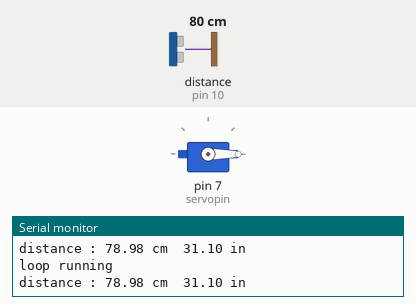
Recording of a sketch running on a simulated Arduino Uno, built with avr-gcc and run on an emulated ATmega328P. On the bench: servo, the last lines printed to the serial monitor. Wiring (inferred from the names in the program): ultrasonic range finder: trigger pin 9; echo pin 10. The test bench sets the inputs (shaded band); at power-on: distance to the obstacle (sensor on pin 10) 80 cm. The echo pulse lasts 58.3 µs per cm.

Above: at 1.2 s.
1.3 s: distance to the obstacle (sensor on pin 10) set to 17 cm
2.8 s: distance to the obstacle (sensor on pin 10) set to 14 cm
At 4.0 s:
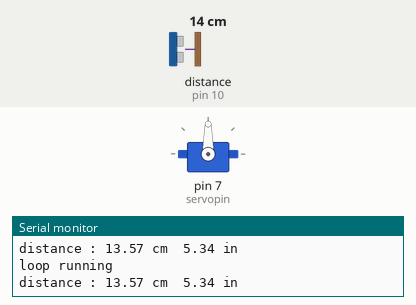
4.3 s: distance to the obstacle (sensor on pin 10) set to 18 cm
At 5.6 s:
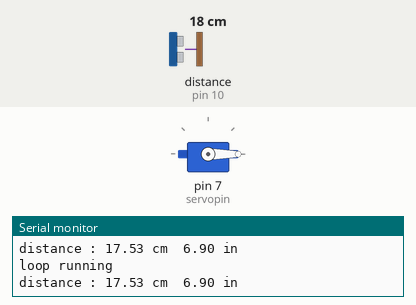
Timing chart, 0 to 7.3 s (numbered marks = the images above; inputs shaded):
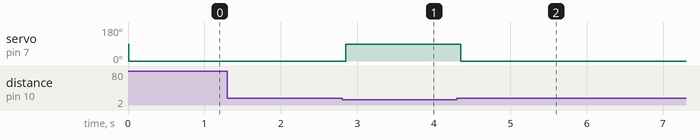

Measured:
- the behaviour switches between 16 and 15 cm on distance to the obstacle (sensor on pin 10) (found by bisection; images 0 and 1)
- after the input at 2.8 s, servo on pin 7 (servopin): 0° → 90° after 0.05 s
- after the input at 4.3 s, servo on pin 7 (servopin): 90° → 0° after 0.06 s

The sketch:

sketch_mar21a.ino
```cpp
#include <Servo.h>

// pin connections
const int servopin = 7;
const int trigpin = 9;
const int echopin = 10;

float duration;
float distanceCM;
float distanceIN;

Servo myServo;

void setup() {
  Serial.begin(9600);
  pinMode(echopin, INPUT);
  pinMode(trigpin, OUTPUT);
  myServo.attach(servopin);  // ✅ fixed: was 'Myservo' and 'servoPin'
}

void loop() {

  Serial.println("loop running");


  // start with a clean signal
  digitalWrite(trigpin, LOW);  // ✅ fixed: was 'digitalwire' and 'trigPin'
  delayMicroseconds(2);

  // send trigger signal
  digitalWrite(trigpin, HIGH);  // ✅ fixed: was 'trigPin'
  delayMicroseconds(10);
  digitalWrite(trigpin, LOW);

  duration = pulseIn(echopin, HIGH);  // ✅ fixed: moved ABOVE distanceCM, was 'echoPin'
  distanceCM = (duration * 0.034) / 2;
  distanceIN = distanceCM / 2.54;

  Serial.print("distance : ");
  Serial.print(distanceCM);
  Serial.print(" cm  ");        // ✅ fixed: can't add string to float
  Serial.print(distanceIN);
  Serial.println(" in");        // ✅ fixed: was missing semicolon

  if (distanceIN <= 6) {
    myServo.write(90);
  }
  else {
    myServo.write(0);
  }
}
```
